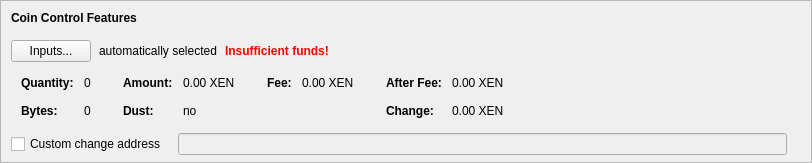
    <widget class="QFrame" name="frameCoinControl">
     <property name="sizePolicy">
      <sizepolicy hsizetype="Expanding" vsizetype="Expanding">
       <horstretch>0</horstretch>
       <verstretch>0</verstretch>
      </sizepolicy>
     </property>
     <property name="maximumSize">
      <size>
       <width>16777215</width>
       <height>16777215</height>
      </size>
     </property>
     <property name="frameShape">
      <enum>QFrame::StyledPanel</enum>
     </property>
     <property name="frameShadow">
      <enum>QFrame::Sunken</enum>
     </property>
     <layout class="QVBoxLayout" name="verticalLayoutCoinControl2">
      <property name="spacing">
       <number>0</number>
      </property>
      <property name="leftMargin">
       <number>0</number>
      </property>
      <property name="topMargin">
       <number>0</number>
      </property>
      <property name="rightMargin">
       <number>0</number>
      </property>
      <property name="bottomMargin">
       <number>6</number>
      </property>
      <item>
       <layout class="QVBoxLayout" name="verticalLayoutCoinControl" stretch="0,0,0,0,1">
        <property name="spacing">
         <number>0</number>
        </property>
        <property name="leftMargin">
         <number>10</number>
        </property>
        <property name="topMargin">
         <number>10</number>
        </property>
        <item>
         <layout class="QHBoxLayout" name="horizontalLayoutCoinControl1">
          <property name="bottomMargin">
           <number>15</number>
          </property>
          <item>
           <widget class="QLabel" name="labelCoinControlFeatures">
            <property name="sizePolicy">
             <sizepolicy hsizetype="Preferred" vsizetype="Maximum">
              <horstretch>0</horstretch>
              <verstretch>0</verstretch>
             </sizepolicy>
            </property>
            <property name="font">
             <font>
              <weight>75</weight>
              <bold>true</bold>
             </font>
            </property>
            <property name="styleSheet">
             <string notr="true">font-weight:bold;</string>
            </property>
            <property name="text">
             <string>Coin Control Features</string>
            </property>
           </widget>
          </item>
         </layout>
        </item>
        <item>
         <layout class="QHBoxLayout" name="horizontalLayoutCoinControl2" stretch="0,0,0,0">
          <property name="spacing">
           <number>8</number>
          </property>
          <property name="bottomMargin">
           <number>10</number>
          </property>
          <item>
           <widget class="QPushButton" name="pushButtonCoinControl">
            <property name="styleSheet">
             <string notr="true"/>
            </property>
            <property name="text">
             <string>Inputs...</string>
            </property>
            <property name="autoDefault">
             <bool>false</bool>
            </property>
           </widget>
          </item>
          <item>
           <widget class="QLabel" name="labelCoinControlAutomaticallySelected">
            <property name="text">
             <string>automatically selected</string>
            </property>
            <property name="margin">
             <number>5</number>
            </property>
           </widget>
          </item>
          <item>
           <widget class="QLabel" name="labelCoinControlInsuffFunds">
            <property name="font">
             <font>
              <weight>75</weight>
              <bold>true</bold>
             </font>
            </property>
            <property name="styleSheet">
             <string notr="true">color:red;font-weight:bold;</string>
            </property>
            <property name="text">
             <string>Insufficient funds!</string>
            </property>
            <property name="margin">
             <number>5</number>
            </property>
           </widget>
          </item>
          <item>
           <spacer name="horizontalSpacerCoinControl">
            <property name="orientation">
             <enum>Qt::Horizontal</enum>
            </property>
            <property name="sizeHint" stdset="0">
             <size>
              <width>40</width>
              <height>1</height>
             </size>
            </property>
           </spacer>
          </item>
         </layout>
        </item>
        <item>
         <widget class="QWidget" name="widgetCoinControl" native="true">
          <property name="sizePolicy">
           <sizepolicy hsizetype="Preferred" vsizetype="Preferred">
            <horstretch>0</horstretch>
            <verstretch>0</verstretch>
           </sizepolicy>
          </property>
          <property name="minimumSize">
           <size>
            <width>0</width>
            <height>0</height>
           </size>
          </property>
          <property name="styleSheet">
           <string notr="true"/>
          </property>
          <layout class="QHBoxLayout" name="horizontalLayoutCoinControl5">
           <property name="leftMargin">
            <number>0</number>
           </property>
           <property name="topMargin">
            <number>0</number>
           </property>
           <property name="rightMargin">
            <number>0</number>
           </property>
           <property name="bottomMargin">
            <number>0</number>
           </property>
           <item>
            <layout class="QHBoxLayout" name="horizontalLayoutCoinControl3" stretch="0,0,0,1">
             <property name="spacing">
              <number>20</number>
             </property>
             <property name="topMargin">
              <number>0</number>
             </property>
             <property name="bottomMargin">
              <number>10</number>
             </property>
             <item>
              <layout class="QFormLayout" name="formLayoutCoinControl1">
               <property name="horizontalSpacing">
                <number>10</number>
               </property>
               <property name="verticalSpacing">
                <number>14</number>
               </property>
               <property name="leftMargin">
                <number>10</number>
               </property>
               <property name="topMargin">
                <number>4</number>
               </property>
               <property name="rightMargin">
                <number>6</number>
               </property>
               <item row="0" column="0">
                <widget class="QLabel" name="labelCoinControlQuantityText">
                 <property name="font">
                  <font>
                   <weight>75</weight>
                   <bold>true</bold>
                  </font>
                 </property>
                 <property name="text">
                  <string>Quantity:</string>
                 </property>
                 <property name="margin">
                  <number>0</number>
                 </property>
                </widget>
               </item>
               <item row="0" column="1">
                <widget class="QLabel" name="labelCoinControlQuantity">
                 <property name="cursor">
                  <cursorShape>IBeamCursor</cursorShape>
                 </property>
                 <property name="contextMenuPolicy">
                  <enum>Qt::ActionsContextMenu</enum>
                 </property>
                 <property name="text">
                  <string notr="true">0</string>
                 </property>
                 <property name="margin">
                  <number>0</number>
                 </property>
                 <property name="textInteractionFlags">
                  <set>Qt::LinksAccessibleByMouse|Qt::TextSelectableByKeyboard|Qt::TextSelectableByMouse</set>
                 </property>
                </widget>
               </item>
               <item row="1" column="0">
                <widget class="QLabel" name="labelCoinControlBytesText">
                 <property name="font">
                  <font>
                   <weight>75</weight>
                   <bold>true</bold>
                  </font>
                 </property>
                 <property name="text">
                  <string>Bytes:</string>
                 </property>
                </widget>
               </item>
               <item row="1" column="1">
                <widget class="QLabel" name="labelCoinControlBytes">
                 <property name="cursor">
                  <cursorShape>IBeamCursor</cursorShape>
                 </property>
                 <property name="contextMenuPolicy">
                  <enum>Qt::ActionsContextMenu</enum>
                 </property>
                 <property name="text">
                  <string notr="true">0</string>
                 </property>
                 <property name="textInteractionFlags">
                  <set>Qt::LinksAccessibleByMouse|Qt::TextSelectableByKeyboard|Qt::TextSelectableByMouse</set>
                 </property>
                </widget>
               </item>
              </layout>
             </item>
             <item>
              <layout class="QFormLayout" name="formLayoutCoinControl2">
               <property name="horizontalSpacing">
                <number>10</number>
               </property>
               <property name="verticalSpacing">
                <number>14</number>
               </property>
               <property name="leftMargin">
                <number>6</number>
               </property>
               <property name="topMargin">
                <number>4</number>
               </property>
               <property name="rightMargin">
                <number>6</number>
               </property>
               <item row="0" column="0">
                <widget class="QLabel" name="labelCoinControlAmountText">
                 <property name="font">
                  <font>
                   <weight>75</weight>
                   <bold>true</bold>
                  </font>
                 </property>
                 <property name="text">
                  <string>Amount:</string>
                 </property>
                 <property name="margin">
                  <number>0</number>
                 </property>
                </widget>
               </item>
               <item row="0" column="1">
                <widget class="QLabel" name="labelCoinControlAmount">
                 <property name="cursor">
                  <cursorShape>IBeamCursor</cursorShape>
                 </property>
                 <property name="contextMenuPolicy">
                  <enum>Qt::ActionsContextMenu</enum>
                 </property>
                 <property name="text">
                  <string notr="true">0.00 XEN</string>
                 </property>
                 <property name="textInteractionFlags">
                  <set>Qt::LinksAccessibleByMouse|Qt::TextSelectableByKeyboard|Qt::TextSelectableByMouse</set>
                 </property>
                </widget>
               </item>
               <item row="1" column="0">
                <widget class="QLabel" name="labelCoinControlLowOutputText">
                 <property name="font">
                  <font>
                   <weight>75</weight>
                   <bold>true</bold>
                  </font>
                 </property>
                 <property name="text">
                  <string>Dust:</string>
                 </property>
                </widget>
               </item>
               <item row="1" column="1">
                <widget class="QLabel" name="labelCoinControlLowOutput">
                 <property name="cursor">
                  <cursorShape>IBeamCursor</cursorShape>
                 </property>
                 <property name="contextMenuPolicy">
                  <enum>Qt::ActionsContextMenu</enum>
                 </property>
                 <property name="text">
                  <string notr="true">no</string>
                 </property>
                 <property name="textInteractionFlags">
                  <set>Qt::LinksAccessibleByMouse|Qt::TextSelectableByKeyboard|Qt::TextSelectableByMouse</set>
                 </property>
                </widget>
               </item>
              </layout>
             </item>
             <item>
              <layout class="QFormLayout" name="formLayoutCoinControl3">
               <property name="horizontalSpacing">
                <number>10</number>
               </property>
               <property name="verticalSpacing">
                <number>14</number>
               </property>
               <property name="leftMargin">
                <number>6</number>
               </property>
               <property name="topMargin">
                <number>4</number>
               </property>
               <property name="rightMargin">
                <number>6</number>
               </property>
               <item row="0" column="0">
                <widget class="QLabel" name="labelCoinControlFeeText">
                 <property name="font">
                  <font>
                   <weight>75</weight>
                   <bold>true</bold>
                  </font>
                 </property>
                 <property name="text">
                  <string>Fee:</string>
                 </property>
                 <property name="margin">
                  <number>0</number>
                 </property>
                </widget>
               </item>
               <item row="0" column="1">
                <widget class="QLabel" name="labelCoinControlFee">
                 <property name="cursor">
                  <cursorShape>IBeamCursor</cursorShape>
                 </property>
                 <property name="contextMenuPolicy">
                  <enum>Qt::ActionsContextMenu</enum>
                 </property>
                 <property name="text">
                  <string notr="true">0.00 XEN</string>
                 </property>
                 <property name="textInteractionFlags">
                  <set>Qt::LinksAccessibleByMouse|Qt::TextSelectableByKeyboard|Qt::TextSelectableByMouse</set>
                 </property>
                </widget>
               </item>
             </layout>
             </item>
             <item>
              <layout class="QFormLayout" name="formLayoutCoinControl4">
               <property name="horizontalSpacing">
                <number>10</number>
               </property>
               <property name="verticalSpacing">
                <number>14</number>
               </property>
               <property name="leftMargin">
                <number>6</number>
               </property>
               <property name="topMargin">
                <number>4</number>
               </property>
               <property name="rightMargin">
                <number>6</number>
               </property>
               <item row="0" column="0">
                <widget class="QLabel" name="labelCoinControlAfterFeeText">
                 <property name="font">
                  <font>
                   <weight>75</weight>
                   <bold>true</bold>
                  </font>
                 </property>
                 <property name="text">
                  <string>After Fee:</string>
                 </property>
                 <property name="margin">
                  <number>0</number>
                 </property>
                </widget>
               </item>
               <item row="0" column="1">
                <widget class="QLabel" name="labelCoinControlAfterFee">
                 <property name="cursor">
                  <cursorShape>IBeamCursor</cursorShape>
                 </property>
                 <property name="contextMenuPolicy">
                  <enum>Qt::ActionsContextMenu</enum>
                 </property>
                 <property name="text">
                  <string notr="true">0.00 XEN</string>
                 </property>
                 <property name="textInteractionFlags">
                  <set>Qt::LinksAccessibleByMouse|Qt::TextSelectableByKeyboard|Qt::TextSelectableByMouse</set>
                 </property>
                </widget>
               </item>
               <item row="1" column="0">
                <widget class="QLabel" name="labelCoinControlChangeText">
                 <property name="font">
                  <font>
                   <weight>75</weight>
                   <bold>true</bold>
                  </font>
                 </property>
                 <property name="text">
                  <string>Change:</string>
                 </property>
                </widget>
               </item>
               <item row="1" column="1">
                <widget class="QLabel" name="labelCoinControlChange">
                 <property name="cursor">
                  <cursorShape>IBeamCursor</cursorShape>
                 </property>
                 <property name="contextMenuPolicy">
                  <enum>Qt::ActionsContextMenu</enum>
                 </property>
                 <property name="text">
                  <string notr="true">0.00 XEN</string>
                 </property>
                 <property name="textInteractionFlags">
                  <set>Qt::LinksAccessibleByMouse|Qt::TextSelectableByKeyboard|Qt::TextSelectableByMouse</set>
                 </property>
                </widget>
               </item>
              </layout>
             </item>
            </layout>
           </item>
          </layout>
         </widget>
        </item>
        <item>
         <layout class="QHBoxLayout" name="horizontalLayoutCoinControl4" stretch="0,0,0">
          <property name="spacing">
           <number>12</number>
          </property>
          <property name="sizeConstraint">
           <enum>QLayout::SetDefaultConstraint</enum>
          </property>
          <property name="topMargin">
           <number>5</number>
          </property>
          <property name="rightMargin">
           <number>5</number>
          </property>
          <item>
           <widget class="QCheckBox" name="checkBoxCoinControlChange">
            <property name="toolTip">
             <string>If this is activated, but the change address is empty or invalid, change will be sent to a newly generated address.</string>
            </property>
            <property name="text">
             <string>Custom change address</string>
            </property>
           </widget>
          </item>
          <item>
           <widget class="QValidatedLineEdit" name="lineEditCoinControlChange">
            <property name="enabled">
             <bool>false</bool>
            </property>
            <property name="sizePolicy">
             <sizepolicy hsizetype="Expanding" vsizetype="Fixed">
              <horstretch>0</horstretch>
              <verstretch>0</verstretch>
             </sizepolicy>
            </property>
           </widget>
          </item>
          <item>
           <widget class="QLabel" name="labelCoinControlChangeLabel">
            <property name="sizePolicy">
             <sizepolicy hsizetype="Preferred" vsizetype="Expanding">
              <horstretch>0</horstretch>
              <verstretch>0</verstretch>
             </sizepolicy>
            </property>
            <property name="minimumSize">
             <size>
              <width>0</width>
              <height>0</height>
             </size>
            </property>
            <property name="text">
             <string/>
            </property>
            <property name="margin">
             <number>3</number>
            </property>
           </widget>
          </item>
         </layout>
        </item>
        <item>
         <spacer name="verticalSpacerCoinControl">
          <property name="orientation">
           <enum>Qt::Vertical</enum>
          </property>
          <property name="sizeHint" stdset="0">
           <size>
            <width>800</width>
            <height>1</height>
           </size>
          </property>
         </spacer>
        </item>
       </layout>
      </item>
     </layout>
    </widget>
